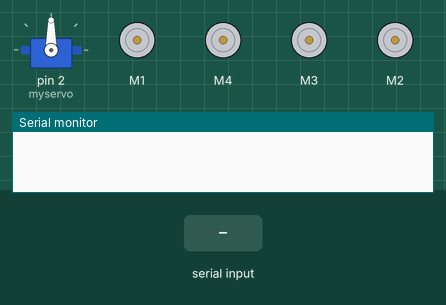
The sketch below on a simulated Arduino Uno, built with avr-gcc and run on an emulated ATmega328P. Parts: servo, 4 × DC motor (green arrow = forward, orange = backward, longer = faster), the last lines printed to the serial monitor. The test bench sets the inputs (shaded band).

Above: at 1.2 s.
1.3 s: "F" received over Serial
3.9 s: "W" received over Serial
At 5.0 s:
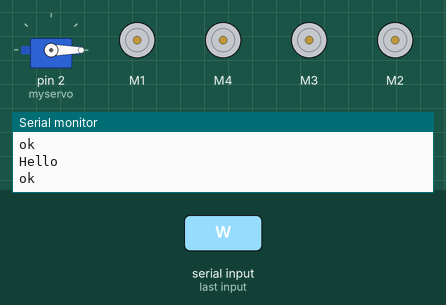
5.7 s: "S" received over Serial
At 5.85 s:
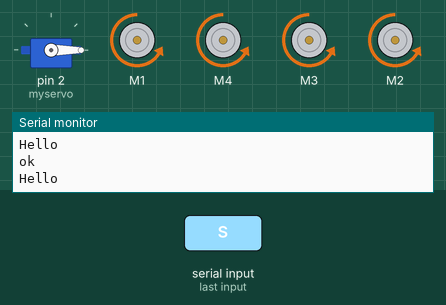
7.5 s: "D" received over Serial
At 7.65 s:
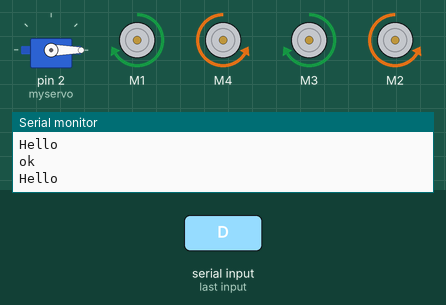
9.3 s: "A" received over Serial
At 9.45 s:
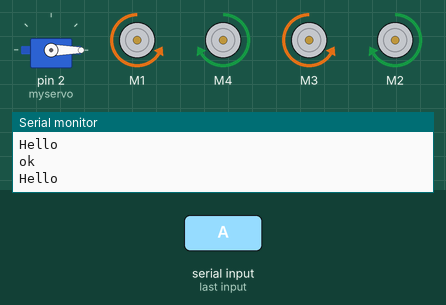
11.1 s: "E" received over Serial
At 11.25 s:
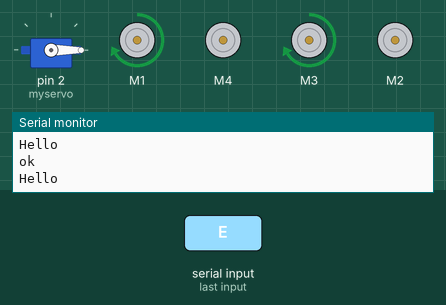
Timing chart, 0 to 13.9 s (numbered marks = the images above; inputs shaded):
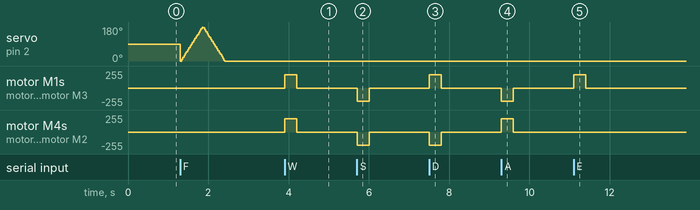

Measured:
- after the input at 3.9 s, motor M1, motor M4, motor M3, motor M2: stopped → forward 200/255 at once, → stopped 0.30 s later
- after the input at 5.7 s, motor M1, motor M4, motor M3, motor M2: stopped → backward 200/255 at once, → stopped 0.30 s later
- after the input at 7.5 s, motor M1, motor M3: stopped → forward 200/255 at once, → stopped 0.30 s later; motor M4, motor M2: stopped → backward 200/255 at once, → stopped 0.30 s later
- after the input at 9.3 s, motor M1, motor M3: stopped → backward 200/255 at once, → stopped 0.30 s later; motor M4, motor M2: stopped → forward 200/255 at once, → stopped 0.30 s later
- after the input at 11.1 s, motor M1, motor M3: stopped → forward 200/255 at once, → stopped 0.30 s later

The sketch:

car_demo.ino
```cpp
//by YX Lin
#include <AFMotor.h> //L293D 驱动库文件
#include <Servo.h>//舵机库文件

#define SR04_Trig 11
#define SR04_Echo 12

int distance = 0;
int delay_time = 300;
int micro_delay_time = 100;
int pos = 0;
int motor_speed = 200;

AF_DCMotor motor1(1);
AF_DCMotor motor2(4);
AF_DCMotor motor3(3);
AF_DCMotor motor4(2);

Servo myservo;

void setup() {
  Serial.begin(9600);
  myservo.attach(2);
  motor1.setSpeed(motor_speed);
  motor2.setSpeed(motor_speed);
  motor3.setSpeed(motor_speed);
  motor4.setSpeed(motor_speed);
  pinMode(SR04_Trig, OUTPUT);
  pinMode(SR04_Echo, INPUT);
  //serve();
}
void loop() {
  if (Serial.available()) {
    Serial.println("Hello");
    char x = Serial.read();
    if (x == 'W') move_forward();
    if (x == 'S') move_backward();
    if (x == 'D') move_right();
    if (x == 'A') move_left();
    if (x == 'E') right_front();
    if (x == 'Q') left_front();
    if (x == 'C') rotate_right();
    if (x == 'Z') rotate_left();
    if (x == 'X') off();

    if (x == 'F') serve();
    if (x == 'V')sr04(); //超声波测距

    Serial.println("ok");
  }
  delay(5);
}

void move_forward() {
  motor1.run(FORWARD);
  motor2.run(FORWARD);
  motor3.run(FORWARD);
  motor4.run(FORWARD);
  delay(delay_time);
  off();
}
void move_backward() {
  motor1.run(BACKWARD);
  motor2.run(BACKWARD);
  motor3.run(BACKWARD);
  motor4.run(BACKWARD);
  delay(delay_time);
  off();
}

void move_right() {
  motor1.run(FORWARD);
  motor2.run(BACKWARD);
  motor3.run(FORWARD);
  motor4.run(BACKWARD);
  delay(delay_time);
  off();
}
void move_left() {
  motor1.run(BACKWARD);
  motor2.run(FORWARD);
  motor3.run(BACKWARD);
  motor4.run(FORWARD);
  delay(delay_time);
  off();
}
void right_front() {
  motor1.run(FORWARD);
  motor2.run(RELEASE);
  motor3.run(FORWARD);
  motor4.run(RELEASE);
  delay(delay_time);
  off();
}
void left_front() {
  motor1.run(RELEASE);
  motor2.run(FORWARD);
  motor3.run(RELEASE);
  motor4.run(FORWARD);
  delay(delay_time);
  off();
}
void rotate_right() {
  motor1.run(FORWARD);
  motor2.run(BACKWARD);
  motor3.run(BACKWARD);
  motor4.run(FORWARD);
  delay(micro_delay_time);
  off();
}
void rotate_left() {
  motor1.run(BACKWARD);
  motor2.run(FORWARD);
  motor3.run(FORWARD);
  motor4.run(BACKWARD);
  delay(micro_delay_time);
  off();
}
void off() {
  motor1.run(RELEASE);
  motor2.run(RELEASE);
  motor3.run(RELEASE);
  motor4.run(RELEASE);
}
void serve() {
  for (pos = 0; pos <= 180; pos += 5) { // goes from 0 degrees to 180 degrees
    // in steps of 1 degree
    myservo.write(pos);              // tell servo to go to position in variable 'pos'
    delay(15);                       // waits 15ms for the servo to reach the position
  }
  for (pos = 180; pos >= 0; pos -= 5) { // goes from 180 degrees to 0 degrees
    myservo.write(pos);              // tell servo to go to position in variable 'pos'
    delay(15);                       // waits 15ms for the servo to reach the position
  }
}
void sr04() {
  digitalWrite(SR04_Trig, LOW); //给Trig发送一个低电平
  delayMicroseconds(2);    //等待 2微妙
  digitalWrite(SR04_Trig, HIGH); //给Trig发送一个高电平
  delayMicroseconds(10);    //等待 10微妙
  digitalWrite(SR04_Trig, LOW); //给Trig发送一个低电平
  distance = ((float(pulseIn(SR04_Echo, HIGH)) * 17 ) / 100); //把回波时间换算成毫米,并减去距离差值

  if (distance < 9999 && distance > 0) {
    Serial.print("测距:");
    Serial.println(distance);
  } else {
    Serial.println("距离过大");
  }
}
```
